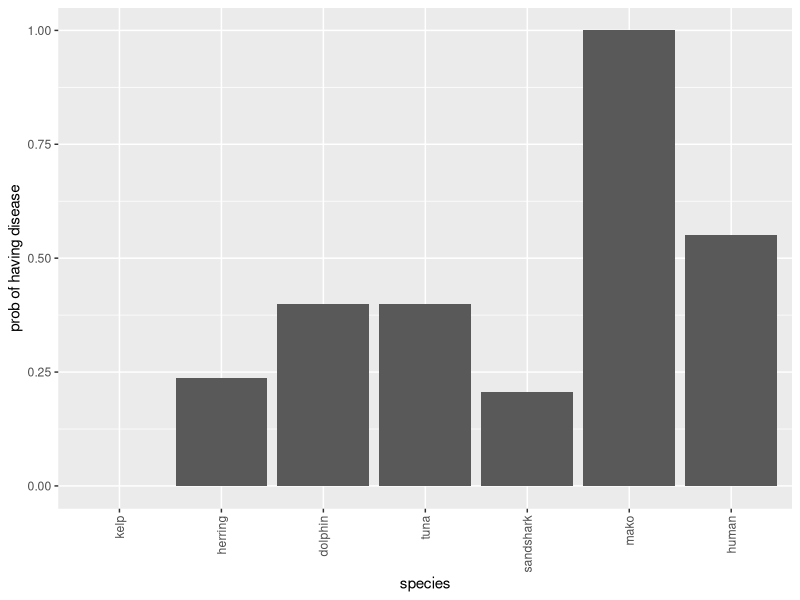

Write the R code that produced this figure.
## ---- chunk 1
knitr::opts_chunk$set(echo = TRUE, progress = TRUE)
## ---- chunk 2
library(here)
library(tidyverse)
library(ggplot2)
library(dplyr)
## ---- chunk 3

speciesnames <- c("kelp", "herring", "dolphin", "tuna", "sandshark", "mako", "human")

b <- 0.1 # base rate
t <- 0.5 # transmission rate

# set up noisy-OR CPDs

zerop <- c(1-b,b)
onep  <- structure(.Data = c(1-b,(1-t)*(1-b),b,1 - (1-t)*(1-b)), .Dim = c(2,2))
twop  <- structure(.Data = c( 1-b, 
                             (1-t)*(1-b), 
                             (1-t)*(1-b), 
                             (1-t)*(1-t)*(1-b), 
                              b, 
                              1-(1-t)*(1-b), 
                              1-(1-t)*(1-b), 
                              1-(1-t)*(1-t)*(1-b)),  .Dim = c(2,2,2))
cpds <- list( kelp=zerop, 
              herring=onep, 
              dolphin=onep,
              tuna=onep,
              sandshark=onep,
              mako=twop,
              human=onep )

# function that computes the probability of hypothesis H, which specifies a
# value for each species in the foodweb 

p_h <- function(h) {
  prob = cpds$kelp[h$kelp] *
    cpds$herring[h$kelp,h$herring] *
    cpds$dolphin[h$herring,h$dolphin] *
    cpds$tuna[h$herring,h$tuna] *
    cpds$sandshark[h$herring,h$sandshark] *
    cpds$mako[h$dolphin,h$tuna,h$mako] *
    cpds$human[h$mako,h$human] 

  return(prob)
}

# create full hypothesis space. Remember that 1 and 2 indicate FALSE and TRUE
# respectively

n <-  length(speciesnames)
hs <-  expand.grid(replicate(n, 1:2, simplify = FALSE))
colnames(hs) <- speciesnames
hs <- as_tibble(hs)
nH <- nrow(hs)

hs$prior = NA

# set up prior 
for (i in 1:nH) {
  hs$prior[i] <- p_h(hs[i,])
}

tail(hs)
## ---- chunk 4
# Specify that kelp does not have the disease, but makos do
obs <- list(kelp = 1, mako = 2)
## ---- chunk 5

# Compute likelihood p(obs|h) 
p_obs_given_h <- function(obs, h) {
  likelihood <- 1
  for (l in labels(obs)) {
    if (obs[l] != h[l]) {
      likelihood <-  0
    }
  }
  return(likelihood)
}

hs$likelihood= NA
for (i in 1:nH) {
  hs$likelihood[i] <- p_obs_given_h(obs, hs[i,])
}
tail(hs)
## ---- chunk 6
# compute posterior
hs$posterior <- hs$prior* hs$likelihood
# "normalise" the posterior so that it sums to 1
hs$posterior <- hs$posterior / sum( hs$posterior ) 
tail(hs)
## ---- chunk 7
# compute posterior predictive distribution: ie generalizations for each species in the foodweb

gen <- hs[1,] %>% select(-likelihood, posterior)
for( animalname  in speciesnames ) {
    consistentHypotheses <- as.logical(hs[[animalname]]-1)
    gen[animalname] <- sum( hs$posterior[consistentHypotheses] ) 
}
print(gen)
## ---- chunk 8

makeplot <- function(gen, plotname) {
    genplot <- gather(gen)
    genplot <- genplot %>%
       mutate(species = factor(key, levels=speciesnames), gen=value) 

    pic <- genplot %>%
       ggplot(aes(x=species, y=value)) +
       scale_y_continuous(lim=c(0,1)) +  
       geom_col() + 
       theme(axis.text.x = element_text(angle = 90, hjust = 1, vjust = 0.5)) +
       xlab("species") +
       ylab("prob of having disease") 

    plot(pic)
}  

# plot generalizations across the food web 
makeplot(gen[1:n])
